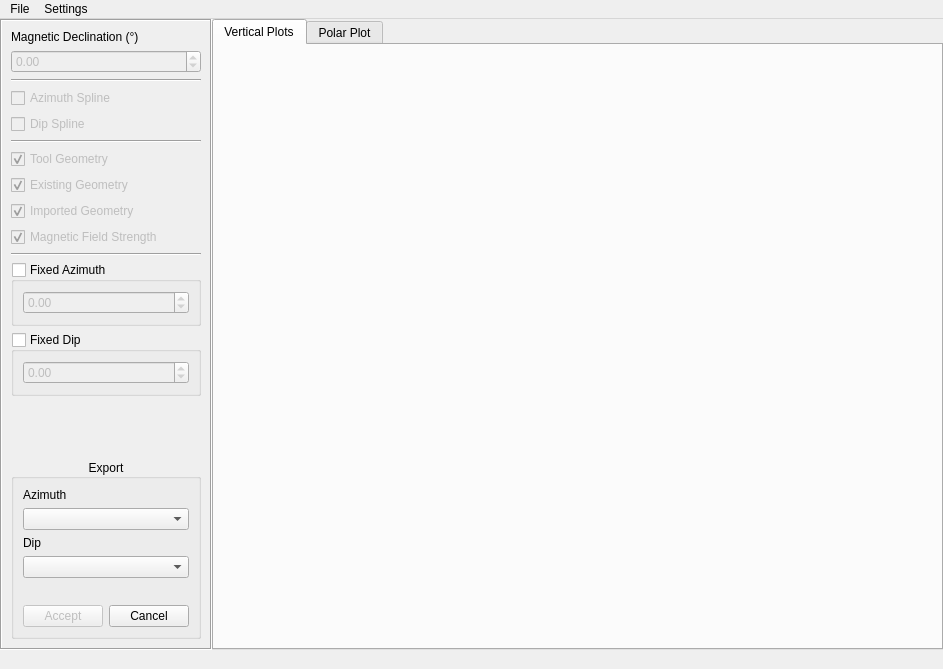
<?xml version="1.0" encoding="UTF-8"?>
<ui version="4.0">
 <class>MainWindow</class>
 <widget class="QMainWindow" name="MainWindow">
  <property name="geometry">
   <rect>
    <x>0</x>
    <y>0</y>
    <width>943</width>
    <height>669</height>
   </rect>
  </property>
  <property name="acceptDrops">
   <bool>true</bool>
  </property>
  <property name="windowTitle">
   <string>MainWindow</string>
  </property>
  <widget class="QWidget" name="centralwidget">
   <layout class="QGridLayout" name="gridLayout">
    <property name="leftMargin">
     <number>0</number>
    </property>
    <property name="topMargin">
     <number>0</number>
    </property>
    <property name="rightMargin">
     <number>0</number>
    </property>
    <property name="bottomMargin">
     <number>0</number>
    </property>
    <property name="spacing">
     <number>0</number>
    </property>
    <item row="0" column="1">
     <widget class="QFrame" name="frame">
      <property name="sizePolicy">
       <sizepolicy hsizetype="Maximum" vsizetype="Preferred">
        <horstretch>0</horstretch>
        <verstretch>0</verstretch>
       </sizepolicy>
      </property>
      <property name="frameShape">
       <enum>QFrame::Box</enum>
      </property>
      <property name="frameShadow">
       <enum>QFrame::Sunken</enum>
      </property>
      <layout class="QVBoxLayout" name="verticalLayout">
       <item>
        <widget class="QLabel" name="label">
         <property name="text">
          <string>Magnetic Declination (°)</string>
         </property>
        </widget>
       </item>
       <item>
        <widget class="QDoubleSpinBox" name="mag_dec_sbox">
         <property name="enabled">
          <bool>false</bool>
         </property>
         <property name="minimum">
          <double>-99.989999999999995</double>
         </property>
         <property name="singleStep">
          <double>0.500000000000000</double>
         </property>
        </widget>
       </item>
       <item>
        <widget class="Line" name="line_3">
         <property name="orientation">
          <enum>Qt::Horizontal</enum>
         </property>
        </widget>
       </item>
       <item>
        <widget class="QCheckBox" name="az_spline_cbox">
         <property name="enabled">
          <bool>false</bool>
         </property>
         <property name="text">
          <string>Azimuth Spline</string>
         </property>
        </widget>
       </item>
       <item>
        <widget class="QCheckBox" name="dip_spline_cbox">
         <property name="enabled">
          <bool>false</bool>
         </property>
         <property name="text">
          <string>Dip Spline</string>
         </property>
        </widget>
       </item>
       <item>
        <widget class="Line" name="line">
         <property name="orientation">
          <enum>Qt::Horizontal</enum>
         </property>
        </widget>
       </item>
       <item>
        <widget class="QCheckBox" name="show_tool_geom_cbox">
         <property name="enabled">
          <bool>false</bool>
         </property>
         <property name="text">
          <string>Tool Geometry</string>
         </property>
         <property name="checked">
          <bool>true</bool>
         </property>
        </widget>
       </item>
       <item>
        <widget class="QCheckBox" name="show_existing_geom_cbox">
         <property name="enabled">
          <bool>false</bool>
         </property>
         <property name="text">
          <string>Existing Geometry</string>
         </property>
         <property name="checked">
          <bool>true</bool>
         </property>
        </widget>
       </item>
       <item>
        <widget class="QCheckBox" name="show_imported_geom_cbox">
         <property name="enabled">
          <bool>false</bool>
         </property>
         <property name="text">
          <string>Imported Geometry</string>
         </property>
         <property name="checked">
          <bool>true</bool>
         </property>
        </widget>
       </item>
       <item>
        <widget class="QCheckBox" name="show_mag_cbox">
         <property name="enabled">
          <bool>false</bool>
         </property>
         <property name="text">
          <string>Magnetic Field Strength</string>
         </property>
         <property name="checked">
          <bool>true</bool>
         </property>
        </widget>
       </item>
       <item>
        <widget class="Line" name="line_2">
         <property name="orientation">
          <enum>Qt::Horizontal</enum>
         </property>
        </widget>
       </item>
       <item>
        <widget class="QGroupBox" name="collar_az_cbox">
         <property name="title">
          <string>Fixed Azimuth</string>
         </property>
         <property name="flat">
          <bool>false</bool>
         </property>
         <property name="checkable">
          <bool>true</bool>
         </property>
         <property name="checked">
          <bool>false</bool>
         </property>
         <layout class="QVBoxLayout" name="verticalLayout_3">
          <item>
           <widget class="QDoubleSpinBox" name="collar_az_sbox">
            <property name="minimum">
             <double>-360.000000000000000</double>
            </property>
            <property name="maximum">
             <double>360.000000000000000</double>
            </property>
            <property name="singleStep">
             <double>0.500000000000000</double>
            </property>
           </widget>
          </item>
         </layout>
        </widget>
       </item>
       <item>
        <widget class="QGroupBox" name="collar_dip_cbox">
         <property name="title">
          <string>Fixed Dip</string>
         </property>
         <property name="flat">
          <bool>false</bool>
         </property>
         <property name="checkable">
          <bool>true</bool>
         </property>
         <property name="checked">
          <bool>false</bool>
         </property>
         <layout class="QVBoxLayout" name="verticalLayout_4">
          <item>
           <widget class="QDoubleSpinBox" name="collar_dip_sbox">
            <property name="minimum">
             <double>-90.000000000000000</double>
            </property>
            <property name="maximum">
             <double>90.000000000000000</double>
            </property>
            <property name="singleStep">
             <double>0.500000000000000</double>
            </property>
           </widget>
          </item>
         </layout>
        </widget>
       </item>
       <item>
        <spacer name="verticalSpacer">
         <property name="orientation">
          <enum>Qt::Vertical</enum>
         </property>
         <property name="sizeHint" stdset="0">
          <size>
           <width>20</width>
           <height>40</height>
          </size>
         </property>
        </spacer>
       </item>
       <item>
        <widget class="QGroupBox" name="groupBox">
         <property name="sizePolicy">
          <sizepolicy hsizetype="Preferred" vsizetype="Maximum">
           <horstretch>0</horstretch>
           <verstretch>0</verstretch>
          </sizepolicy>
         </property>
         <property name="title">
          <string>Export</string>
         </property>
         <property name="alignment">
          <set>Qt::AlignCenter</set>
         </property>
         <property name="flat">
          <bool>true</bool>
         </property>
         <layout class="QFormLayout" name="formLayout">
          <item row="0" column="0" colspan="2">
           <widget class="QLabel" name="label_2">
            <property name="text">
             <string>Azimuth</string>
            </property>
           </widget>
          </item>
          <item row="1" column="0" colspan="2">
           <widget class="QComboBox" name="az_output_combo"/>
          </item>
          <item row="2" column="0" colspan="2">
           <widget class="QLabel" name="label_3">
            <property name="text">
             <string>Dip</string>
            </property>
           </widget>
          </item>
          <item row="3" column="0" colspan="2">
           <widget class="QComboBox" name="dip_output_combo"/>
          </item>
          <item row="5" column="1">
           <widget class="QPushButton" name="cancel_btn">
            <property name="text">
             <string>Cancel</string>
            </property>
           </widget>
          </item>
          <item row="5" column="0">
           <widget class="QPushButton" name="accept_btn">
            <property name="enabled">
             <bool>false</bool>
            </property>
            <property name="text">
             <string>Accept</string>
            </property>
           </widget>
          </item>
          <item row="4" column="0">
           <spacer name="verticalSpacer_2">
            <property name="orientation">
             <enum>Qt::Vertical</enum>
            </property>
            <property name="sizeType">
             <enum>QSizePolicy::Fixed</enum>
            </property>
            <property name="sizeHint" stdset="0">
             <size>
              <width>20</width>
              <height>15</height>
             </size>
            </property>
           </spacer>
          </item>
         </layout>
        </widget>
       </item>
      </layout>
     </widget>
    </item>
    <item row="0" column="2">
     <widget class="QTabWidget" name="tabWidget_2">
      <property name="currentIndex">
       <number>0</number>
      </property>
      <widget class="QWidget" name="tabWidget_2Page1">
       <attribute name="title">
        <string>Vertical Plots</string>
       </attribute>
       <layout class="QVBoxLayout" name="verticalLayout_2">
        <property name="spacing">
         <number>0</number>
        </property>
        <property name="leftMargin">
         <number>0</number>
        </property>
        <property name="topMargin">
         <number>0</number>
        </property>
        <property name="rightMargin">
         <number>0</number>
        </property>
        <property name="bottomMargin">
         <number>0</number>
        </property>
        <item>
         <layout class="QHBoxLayout" name="plots_layout"/>
        </item>
       </layout>
      </widget>
      <widget class="QWidget" name="tabWidget_2Page2">
       <attribute name="title">
        <string>Polar Plot</string>
       </attribute>
       <layout class="QVBoxLayout" name="verticalLayout_6">
        <property name="leftMargin">
         <number>0</number>
        </property>
        <property name="topMargin">
         <number>0</number>
        </property>
        <property name="rightMargin">
         <number>0</number>
        </property>
        <property name="bottomMargin">
         <number>0</number>
        </property>
        <item>
         <layout class="QVBoxLayout" name="polar_plot_layout"/>
        </item>
       </layout>
      </widget>
     </widget>
    </item>
   </layout>
  </widget>
  <widget class="QMenuBar" name="menubar">
   <property name="geometry">
    <rect>
     <x>0</x>
     <y>0</y>
     <width>943</width>
     <height>21</height>
    </rect>
   </property>
   <widget class="QMenu" name="menuFile">
    <property name="title">
     <string>File</string>
    </property>
    <addaction name="actionOpen_Geometry_File"/>
   </widget>
   <widget class="QMenu" name="menuSettings">
    <property name="title">
     <string>Settings</string>
    </property>
    <addaction name="actionAllow_Negative_Azimuth"/>
   </widget>
   <addaction name="menuFile"/>
   <addaction name="menuSettings"/>
  </widget>
  <widget class="QStatusBar" name="status_bar">
   <property name="sizeGripEnabled">
    <bool>false</bool>
   </property>
  </widget>
  <action name="actionOpen_Geometry_File">
   <property name="text">
    <string>Open Geometry File</string>
   </property>
  </action>
  <action name="actionPolar_Plot">
   <property name="text">
    <string>Polar Plot</string>
   </property>
  </action>
  <action name="actionAllow_Negative_Azimuth">
   <property name="checkable">
    <bool>true</bool>
   </property>
   <property name="checked">
    <bool>true</bool>
   </property>
   <property name="text">
    <string>Allow Negative Azimuth</string>
   </property>
  </action>
 </widget>
 <resources/>
 <connections/>
</ui>
